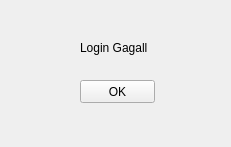
<?xml version="1.0" encoding="UTF-8"?>
<ui version="4.0">
 <class>Form</class>
 <widget class="QWidget" name="Form">
  <property name="geometry">
   <rect>
    <x>0</x>
    <y>0</y>
    <width>231</width>
    <height>147</height>
   </rect>
  </property>
  <property name="windowTitle">
   <string>Form</string>
  </property>
  <widget class="QPushButton" name="pushButton">
   <property name="geometry">
    <rect>
     <x>80</x>
     <y>80</y>
     <width>75</width>
     <height>23</height>
    </rect>
   </property>
   <property name="text">
    <string>OK</string>
   </property>
  </widget>
  <widget class="QLabel" name="label">
   <property name="geometry">
    <rect>
     <x>80</x>
     <y>40</y>
     <width>71</width>
     <height>16</height>
    </rect>
   </property>
   <property name="text">
    <string>Login Gagall</string>
   </property>
  </widget>
 </widget>
 <resources/>
 <connections/>
</ui>
